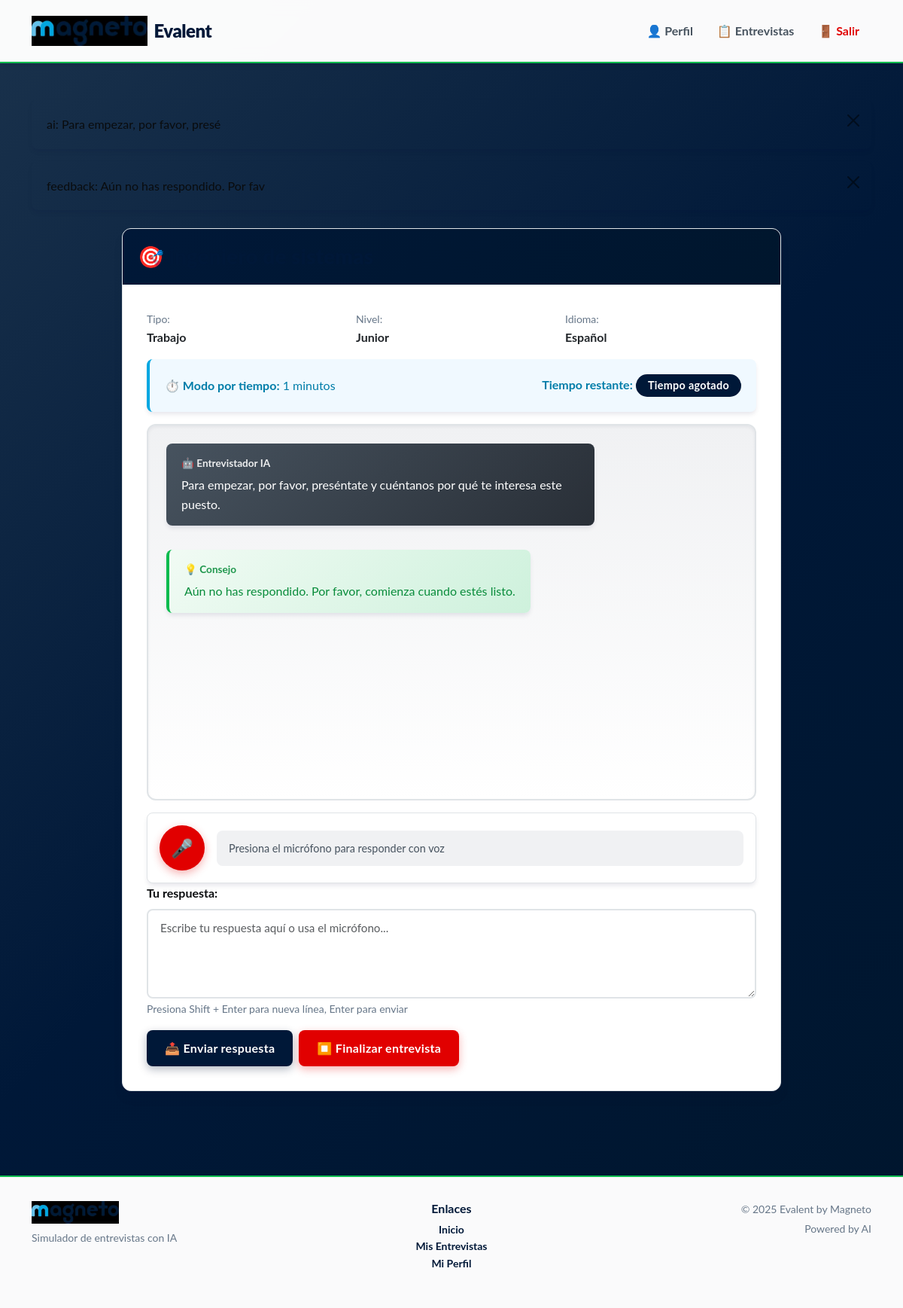
Page /interviews/62/ (signed in) on the committed database.
### interviews/models.py (models this page shows, shortened)
class Message(models.Model):
    ROLE_CHOICES = [
        ("user", "Usuario"),
        ("ai", "Entrevistador IA"),
        ("feedback", "Consejo IA"),
    ]
    interview = models.ForeignKey(Interview, on_delete=models.CASCADE, related_name="messages")
    role = models.CharField(max_length=20, choices=ROLE_CHOICES)
    content = models.TextField()
    timestamp = models.DateTimeField(auto_now_add=True)
    def __str__(self):
        return f"{self.role}: {self.content[:30]}"

class Interview(models.Model):
    MODE_CHOICES = [
        ("questions", "Por número de preguntas"),
        ("time", "Por tiempo"),
    ]
    INTERVIEW_TYPES = [
        ("job", "Trabajo"),
        ("academic", "Académica"),
        ("scholarship", "Beca"),
        ("informal", "Informal"),
    ]
    LANGUAGES = [
        ("es", "Español"),
        ("en", "Inglés"),
    ]
    LEVELS = [
        ("junior", "Junior"),
        ("semi", "Semi-Senior"),
        ("senior", "Senior"),
    ]
    user = models.ForeignKey(User, on_delete=models.CASCADE)
    interview_type = models.CharField(max_length=20, choices=INTERVIEW_TYPES)
    language = models.CharField(max_length=10, choices=LANGUAGES, default="es")
    level = models.CharField(max_length=20, choices=LEVELS, default="junior")
    position = models.CharField(max_length=100)
    mode = models.CharField(max_length=20, choices=MODE_CHOICES, default="questions")
    max_questions = models.IntegerField(null=True, blank=True)
    time_limit = models.IntegerField(null=True, blank=True)  # en minutos
    created_at = models.DateTimeField(auto_now_add=True)
    is_finished = models.BooleanField(default=False)
    asked_questions = models.IntegerField(default=0)

### interviews/views.py (the view, shortened to what this page needs)
# urls.py: path("<int:pk>/", views.interview_detail, name="interview_detail"),
@login_required
def interview_detail(request, pk):
    interview = get_object_or_404(Interview, pk=pk, user=request.user)
    if interview.is_finished:
        return redirect("interviews:interview_results", pk=interview.pk)
    messages_list = interview.messages.order_by("timestamp")
    return render(request, "interviews/detail.html",
        {"interview": interview, "messages": messages_list}
    )

### templates/interviews/detail.html (shortened to what this page needs)
{% extends "base.html" %}
{% block content %}
<div class="container mt-4 container-narrow">
    <div class="card">
        <div class="card-header">
            <h3 class="mb-0">🎯 {{ interview.position }}</h3>
        </div>
        <div class="card-body">
            <div class="row mb-3">
                <div class="col-md-4">
                    <small class="text-muted">Tipo:</small>
                    <p class="mb-0"><strong>{{ interview.get_interview_type_display }}</strong></p>
                </div>
                <div class="col-md-4">
                    <small class="text-muted">Nivel:</small>
                    <p class="mb-0"><strong>{{ interview.get_level_display }}</strong></p>
                </div>
                <div class="col-md-4">
                    <small class="text-muted">Idioma:</small>
                    <p class="mb-0"><strong>{{ interview.get_language_display }}</strong></p>
                </div>
            </div>
            {% if interview.mode == "time" and interview.time_limit %}
            <div class="alert alert-info">
                <div class="d-flex justify-content-between align-items-center">
                    <div>
                        <strong>⏱️ Modo por tiempo:</strong> {{ interview.time_limit }} minutos
                    </div>
                    <div>
                        <strong>Tiempo restante:</strong> <span id="timer" class="badge bg-primary">--:--</span>
                    </div>
                </div>
            </div>
            {% endif %}
            <div id="chat-box" class="chat-box mb-3">
                {% for msg in messages %}
                    {% if msg.role == "user" %}
                        <div class="d-flex justify-content-end mb-3">
                            <div class="message-bubble message-user">
                                <div class="message-label">👤 Tú</div>
                                {{ msg.content }}
                            </div>
                        </div>
                    {% elif msg.role == "ai" %}
                        <div class="d-flex justify-content-start mb-3">
                            <div class="message-bubble message-ai">
                                <div class="message-label">🤖 Entrevistador IA</div>
                                {{ msg.content }}
                            </div>
                        </div>
                    {% elif msg.role == "feedback" %}
                        <div class="d-flex justify-content-start mb-3">
                            <div class="message-bubble message-feedback">
                                <div class="message-label">💡 Consejo</div>
                                {{ msg.content }}
                            </div>
                        </div>
                    {% endif %}
                {% empty %}
                    <p class="text-muted text-center">La conversación comenzará cuando respondas la primera pregunta.</p>
                {% endfor %}
            </div>
            {% if not interview.is_finished %}
            <div class="voice-controls">
                <button type="button" id="btn-record" class="btn-voice btn-voice-record" title="Grabar respuesta">
                    🎤
                </button>
                <div class="voice-status" id="voice-status">
                    Presiona el micrófono para responder con voz
                </div>
            </div>
            <form method="post" id="chat-form">
                <div class="mb-3">
                    <label for="answer-input" class="form-label">Tu respuesta:</label>
                    <textarea name="answer" id="answer-input" class="form-control" rows="4"
                              placeholder="Escribe tu respuesta aquí o usa el micrófono..." required></textarea>
                    <small class="text-muted">Presiona Shift + Enter para nueva línea, Enter para enviar</small>
                </div>
                <div class="d-flex gap-2">
                    <button type="submit" class="btn btn-primary">
                        📤 Enviar respuesta
                    </button>
                    <button type="submit" name="finish" value="1" form="chat-form" class="btn btn-danger" onclick="finalizing=true;">
                        ⏹️ Finalizar entrevista
                    </button>
                </div>
            </form>
            {% endif %}
        </div>
    </div>
</div>
{% endblock %}

### templates/base.html (shortened to what this page needs)
{% load static %}
<!DOCTYPE html>
<html lang="es">
<head>
  <link href="https://cdn.jsdelivr.net/npm/bootstrap@5.3.3/dist/css/bootstrap.min.css" rel="stylesheet">
  <link rel="stylesheet" href="{% static 'css/evalent.css' %}">
</head>
<body class="bg-light">
  <nav class="navbar navbar-expand-lg navbar-light sticky-top">
    <div class="container">
      <a class="navbar-brand d-flex align-items-center" href="/">
        <img src="{% static 'img/imagen__6_.jpeg' %}" alt="Magneto Empleos" height="40" class="me-2">
        <span class="d-none d-md-inline">Evalent</span>
      </a>
      <div class="collapse navbar-collapse" id="navbarNav">
        <ul class="navbar-nav ms-auto">
          {% if user.is_authenticated %}
            <li class="nav-item">
              <a href="/accounts/profile/" class="nav-link">
                <span class="d-none d-md-inline">👤</span> Perfil
              </a>
            </li>
            <li class="nav-item">
              <a href="/interviews/" class="nav-link">
                <span class="d-none d-md-inline">📋</span> Entrevistas
              </a>
            </li>
            <li class="nav-item">
              <a href="/accounts/logout/" class="nav-link text-danger">
                <span class="d-none d-md-inline">🚪</span> Salir
              </a>
            </li>
          {% endif %}
        </ul>
      </div>
    </div>
  </nav>
  <main class="py-5">
    {% if messages %}
      <div class="container">
        {% for message in messages %}
          <div class="alert alert-{{ message.tags }} alert-dismissible fade show" role="alert">
            {{ message }}
            <button type="button" class="btn-close" data-bs-dismiss="alert"></button>
          </div>
        {% endfor %}
      </div>
    {% endif %}
    {% block content %}{% endblock %}
  </main>
  <footer class="text-center">
    <div class="container">
      <div class="row">
        <div class="col-md-4 text-md-start mb-3 mb-md-0">
          <img src="{% static 'img/imagen__6_.jpeg' %}" alt="Magneto Empleos" height="30" class="mb-2">
          <p class="small text-muted mb-0">Simulador de entrevistas con IA</p>
        </div>
        <div class="col-md-4 mb-3 mb-md-0">
          <h6 class="fw-bold text-primary">Enlaces</h6>
          <ul class="list-unstyled small">
            <li><a href="/">Inicio</a></li>
            {% if user.is_authenticated %}
            <li><a href="/interviews/">Mis Entrevistas</a></li>
            <li><a href="/accounts/profile/">Mi Perfil</a></li>
            {% endif %}
          </ul>
        </div>
        <div class="col-md-4 text-md-end">
          <p class="small text-muted mb-1">© 2025 Evalent by Magneto</p>
          <p class="small text-muted">Powered by AI</p>
        </div>
      </div>
    </div>
  </footer>
</body>
</html>

### rows in the picture
Message: role+content "ai: Para empezar, por favor, presé", content "Para empezar, por favor, preséntate y cuéntanos por qué te interesa este puesto."
Message: role+content "feedback: Aún no has respondido. Por fav", content "Aún no has respondido. Por favor, comienza cuando estés listo."
Interview: interview_type "Trabajo", level "Junior", language "Español", time_limit "1"
